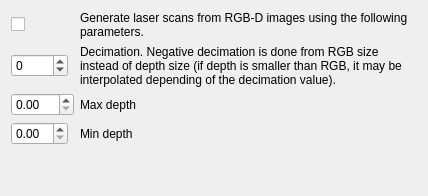
       <widget class="QWidget" name="page_2">
        <property name="geometry">
         <rect>
          <x>0</x>
          <y>0</y>
          <width>428</width>
          <height>196</height>
         </rect>
        </property>
        <attribute name="label">
         <string>Refine</string>
        </attribute>
        <layout class="QGridLayout" name="gridLayout_3" columnstretch="0,0,1">
         <item row="1" column="0">
          <widget class="QSpinBox" name="spinBox_icp_decimation">
           <property name="minimum">
            <number>-32</number>
           </property>
           <property name="maximum">
            <number>32</number>
           </property>
          </widget>
         </item>
         <item row="1" column="2">
          <widget class="QLabel" name="label_9">
           <property name="text">
            <string>Decimation. Negative decimation is done from RGB size instead of depth size (if depth is smaller than RGB, it may be interpolated depending of the decimation value).</string>
           </property>
           <property name="wordWrap">
            <bool>true</bool>
           </property>
          </widget>
         </item>
         <item row="2" column="0" colspan="2">
          <widget class="QDoubleSpinBox" name="doubleSpinBox_icp_maxDepth"/>
         </item>
         <item row="2" column="2">
          <widget class="QLabel" name="label_11">
           <property name="text">
            <string>Max depth</string>
           </property>
           <property name="wordWrap">
            <bool>true</bool>
           </property>
          </widget>
         </item>
         <item row="0" column="0">
          <widget class="QCheckBox" name="checkBox_icp_from_depth">
           <property name="text">
            <string/>
           </property>
          </widget>
         </item>
         <item row="0" column="2">
          <widget class="QLabel" name="label_7">
           <property name="text">
            <string>Generate laser scans from RGB-D images using the following parameters.</string>
           </property>
           <property name="wordWrap">
            <bool>true</bool>
           </property>
          </widget>
         </item>
         <item row="4" column="0">
          <spacer name="verticalSpacer">
           <property name="orientation">
            <enum>Qt::Vertical</enum>
           </property>
           <property name="sizeHint" stdset="0">
            <size>
             <width>20</width>
             <height>0</height>
            </size>
           </property>
          </spacer>
         </item>
         <item row="3" column="2">
          <widget class="QLabel" name="label_19">
           <property name="text">
            <string>Min depth</string>
           </property>
           <property name="wordWrap">
            <bool>true</bool>
           </property>
          </widget>
         </item>
         <item row="3" column="0">
          <widget class="QDoubleSpinBox" name="doubleSpinBox_icp_minDepth"/>
         </item>
        </layout>
       </widget>
